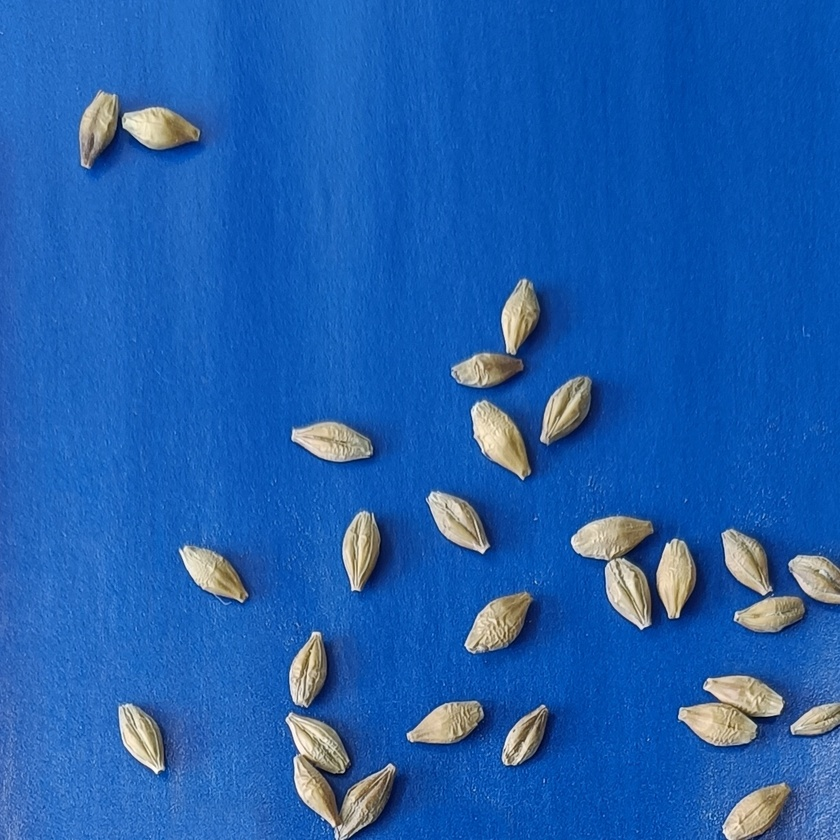
#> input picture work/data/grains/CORN_BLUE.jpg, 840 x 840 px, shrunk from 1240 x 1240 before the run; its folder holds only this picture in this run
$ python segmentation.py
#> lines starting #> are read from the running program, lines starting #| are printed output that depends on the picture
import cv2

import os

import numpy as np
from sklearn.cluster import KMeans, MeanShift, DBSCAN, OPTICS
from sklearn.mixture import GaussianMixture
import hdbscan
from glob import glob


input_folder = './data/grains'

output_base_folder = 'saved'


methods = ['kmeans', 'meanshift', 'dbscan', 'hdbscan', 'optics', 'gmm']
for m in methods:
    os.makedirs(os.path.join(output_base_folder, m), exist_ok=True)
#> further down, img is the input picture: shape (840, 840, 3); mean B, G, R 174.7, 94.8, 31.5

def preprocess_image(img):

    img_lab = cv2.cvtColor(img, cv2.COLOR_BGR2Lab)
#> img_lab: shape (840, 840, 3); mean of channels 0, 1, 2 104.5, 141.3, 80.5

    pixel_values = img_lab.reshape((-1, 3))

    pixel_values = pixel_values.astype(np.float32)
    pixel_values /= 255.0
    return pixel_values

def save_clustered_image(labels, img_shape, output_path):
#> called with labels = array of shape (705600,), img_shape = (840, 840, 3), output_path = 'saved/kmeans/CORN_BLUE_kmeans.png'
    labels_img = labels.reshape(img_shape[:2])
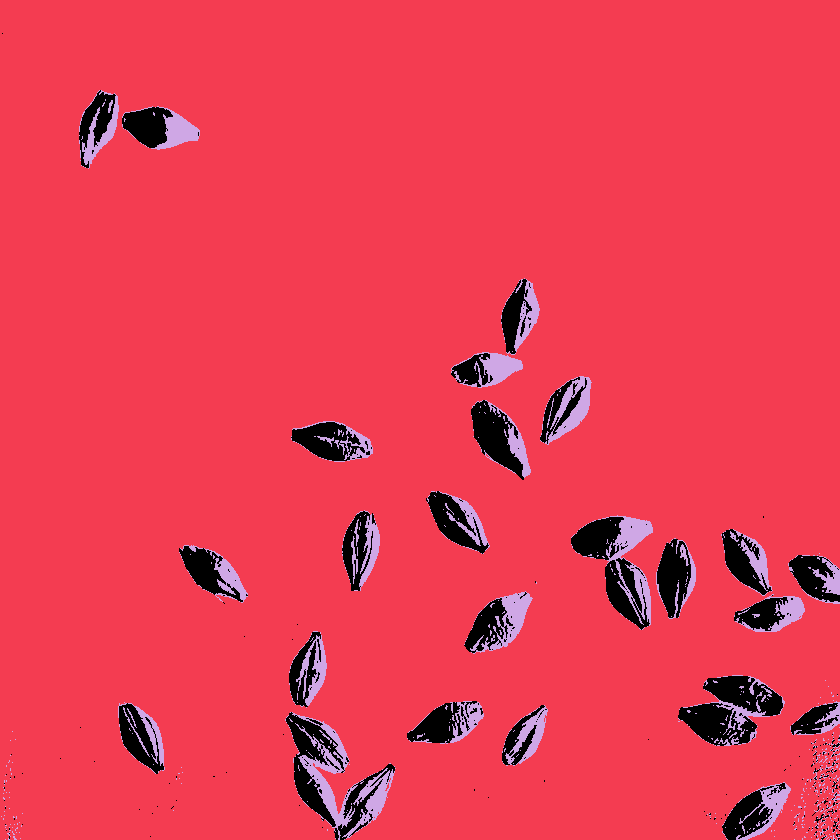
#> labels_img: shape (840, 840) int32; 3 distinct labels, from 0 to 2; one colour per label, 0 black
    labels_norm = cv2.normalize(labels_img.astype(np.float32), None, 0, 255, cv2.NORM_MINMAX)
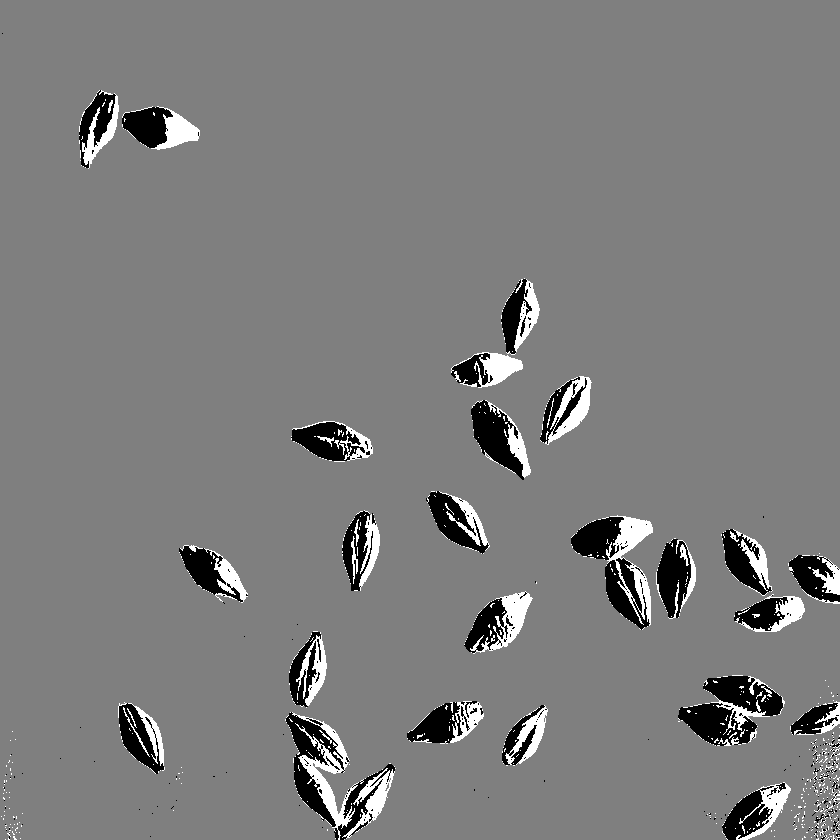
#> labels_norm: shape (840, 840) float32; min 0, max 255, mean 125.2
    labels_norm = labels_norm.astype(np.uint8)
    colored = cv2.applyColorMap(labels_norm, cv2.COLORMAP_JET)
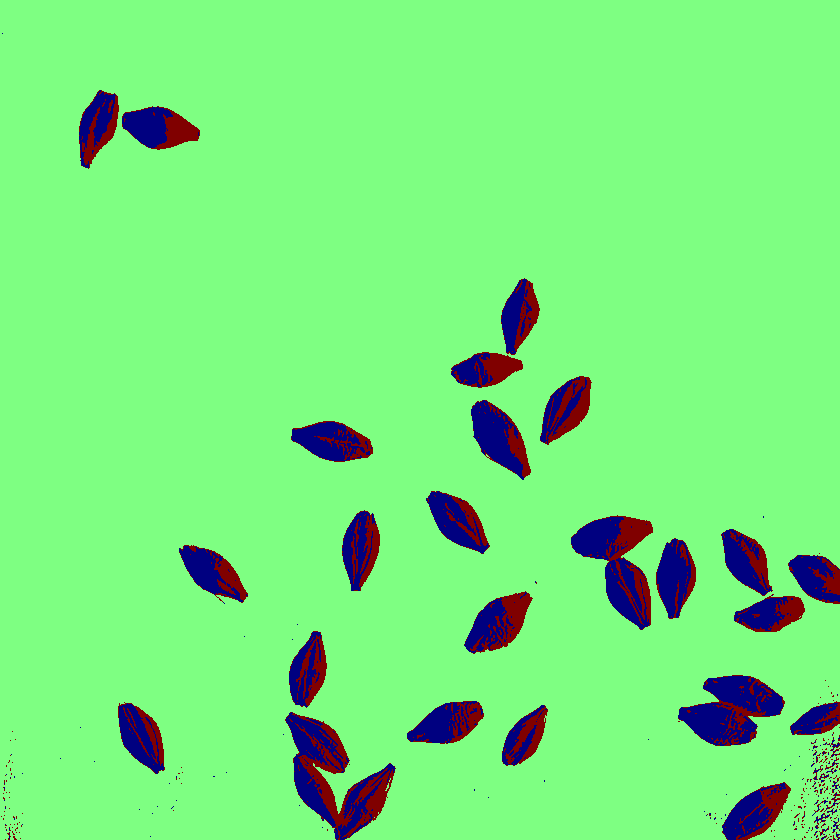
#> colored: shape (840, 840, 3); mean B, G, R 125.5, 233, 119.5
#> (the run stopped early here; a loop or call above may not have finished)
